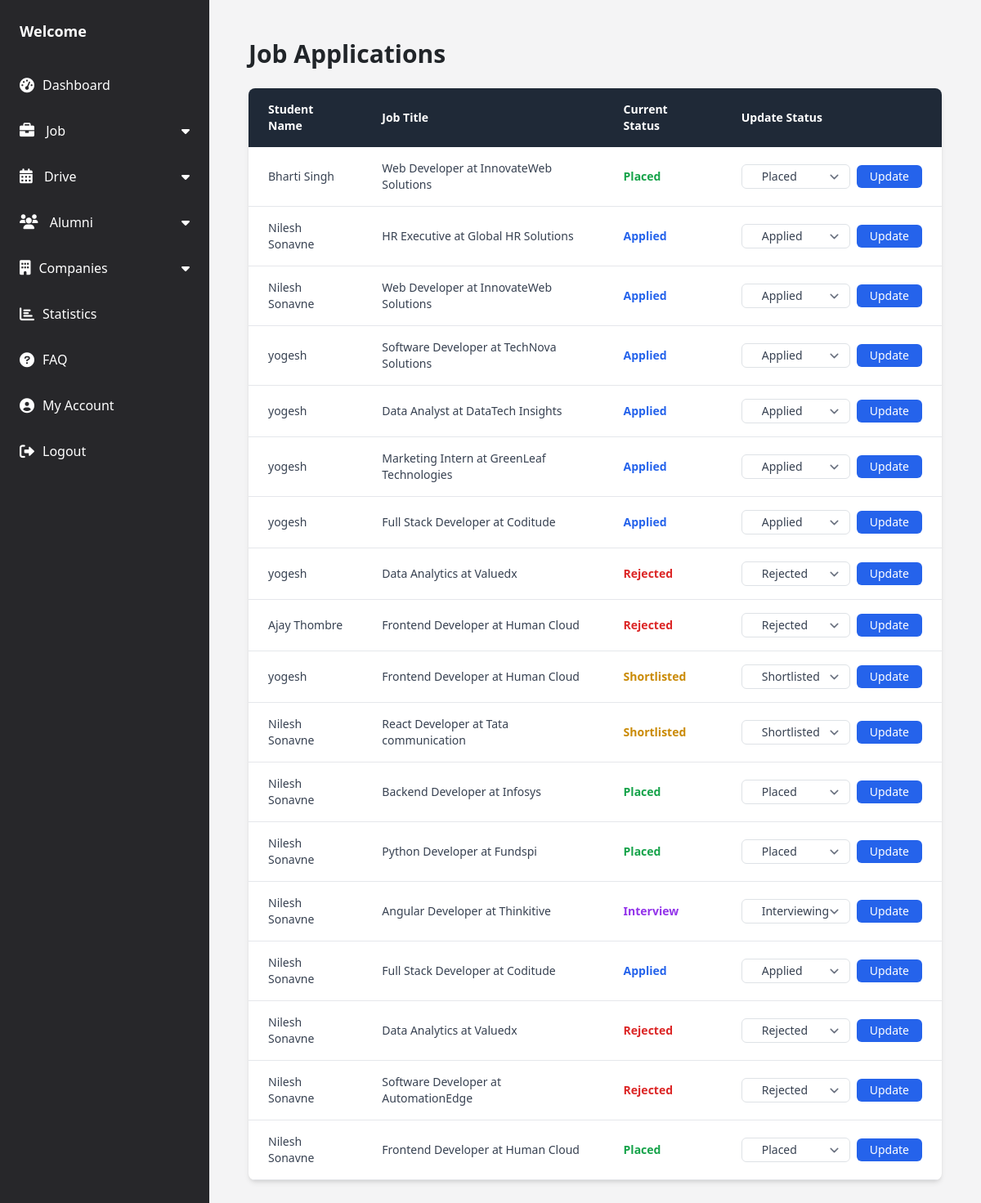
The page /tpo/applications/ (signed in) on the database as committed earlier.
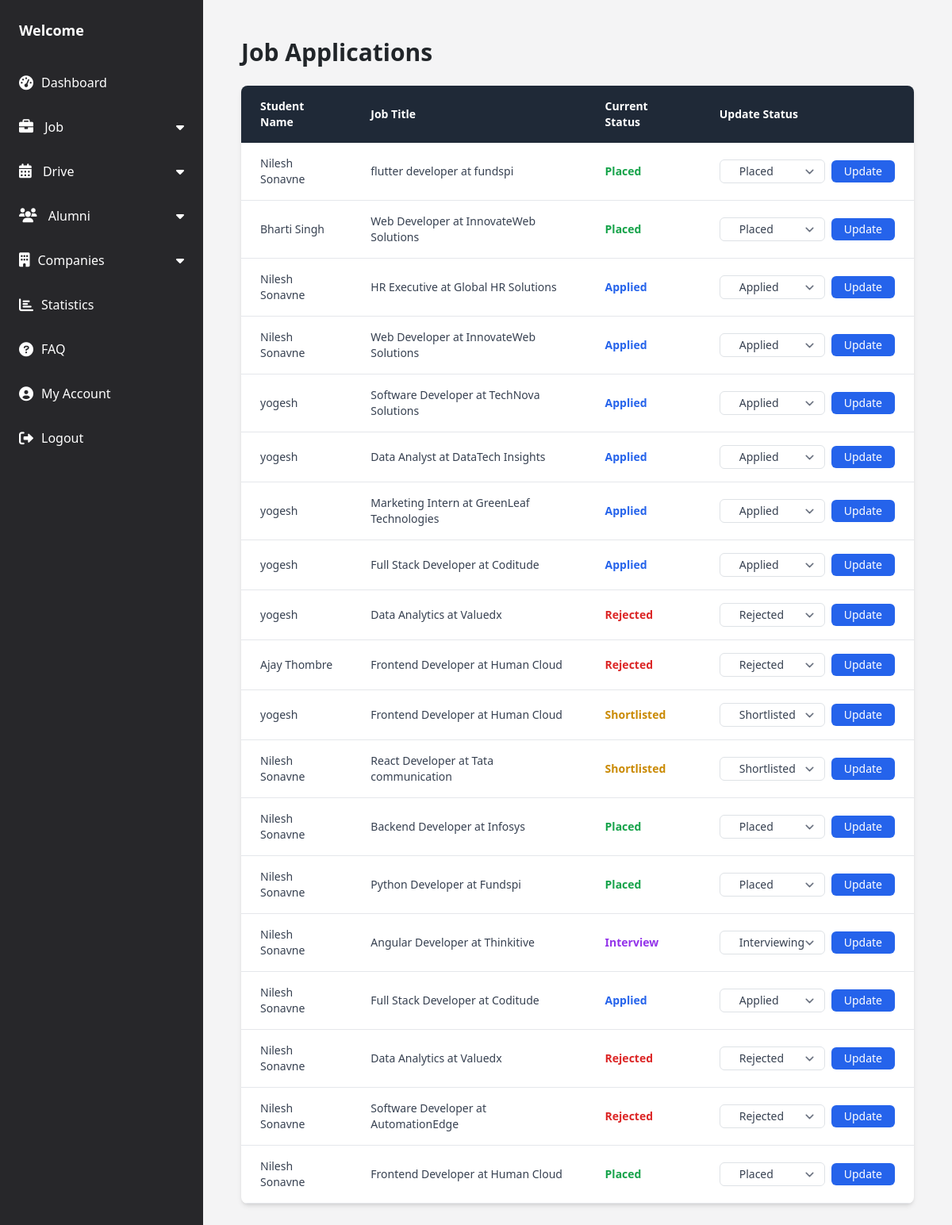
The same page on the database as committed later.
### users/models.py (models this page shows, shortened)
class JobApplication(models.Model):
    student = models.ForeignKey(User, on_delete=models.CASCADE)  # Correct field name might be 'student', not 'user'
    job = models.ForeignKey(Job, on_delete=models.CASCADE)
    status = models.CharField(max_length=20, choices=APPLICATION_STATUS_CHOICES, default='applied')
    applied_at = models.DateTimeField(auto_now_add=True)
    class Meta:
        unique_together = ('job', 'student')  # Prevent duplicate applications

class User(models.Model):
    name = models.CharField(max_length=255)
    email = models.EmailField(unique=True)
    password = models.CharField(max_length=255)

### tpo/models.py (models this page shows)
class Job(models.Model):
    company = models.CharField(max_length=100)
    role = models.CharField(max_length=100)
    salary_package = models.DecimalField(max_digits=10, decimal_places=2)
    last_date_to_apply = models.DateField()
    eligibility = models.TextField()
    job_description = models.TextField()
    company_website = models.URLField(max_length=200, blank=True, null=True)  # Optional field for company website
    job_location = models.CharField(max_length=100, blank=True, null=True)  # Optional field for job location
    tpo = models.ForeignKey(Tpo, on_delete=models.CASCADE, related_name='jobs',default=True)  # Link to TPO who created the job
    is_active = models.BooleanField(default=True )  # Flag to indicate if the job is active or
    created_at = models.DateTimeField(default=timezone.now)
    def __str__(self):
        return f"{self.role} at {self.company}"

### tpo/views.py (the view)
# urls.py: path('applications/', views.tpo_applications_view, name='tpo_applications'),
def tpo_applications_view(request):
    if "tpo_id" not in request.session:
        messages.error(request, "You need to log in first.")
        return redirect("tpo_login")
    tpo = Tpo.objects.get(id=request.session["tpo_id"])
    applications = JobApplication.objects.select_related('student', 'job').all().order_by('-applied_at')
    status_choices = JobApplication._meta.get_field('status').choices
    return render(request, 'job_applications.html', {
        'applications': applications,
        'status_choices': status_choices,
    })

### tpo/templates/job_applications.html (shortened to what this page needs)
{% extends 'base1.html' %}
{% block content %}
<div class="w-full p-6">
    <div class="flex justify-between items-center mb-6">
        <h2 class="text-3xl font-bold">Job Applications</h2>
    </div>
    <div class="overflow-x-auto bg-white shadow-md rounded-lg">
        <table class="min-w-full text-sm text-left text-gray-700">
            <thead class="bg-gray-800 text-white">
                <tr>
                    <th class="px-6 py-3">Student Name</th>
                    <th class="px-6 py-3">Job Title</th>
                    <th class="px-6 py-3">Current Status</th>
                    <th class="px-6 py-3">Update Status</th>
                </tr>
            </thead>
            <tbody>
                {% for application in applications %}
                <tr class="border-b hover:bg-gray-100">
                    <td class="px-6 py-3">{{ application.student.name }}</td>
                    <td class="px-6 py-3">{{ application.job }}</td>
                    <td class="px-6 py-3 font-semibold">
                        {% if application.status == 'applied' %}
                            <span class="text-blue-600">Applied</span>
                        {% elif application.status == 'shortlisted' %}
                            <span class="text-yellow-600">Shortlisted</span>
                        {% elif application.status == 'interviewing' %}
                            <span class="text-purple-600">Interview</span>
                        {% elif application.status == 'placed' %}
                            <span class="text-green-600">Placed</span>
                        {% elif application.status == 'rejected' %}
                            <span class="text-red-600">Rejected</span>
                        {% endif %}
                    </td>
                    <td class="px-6 py-3">
                        <form action="{% url 'update_application_status' application.id %}" method="POST" class="flex items-center gap-2">
                            <select name="status" class="border rounded px-4 py-1 text-sm">
                                {% for choice in status_choices %}
                                    <option value="{{ choice.0 }}" {% if choice.0 == application.status %}selected{% endif %}>
                                        {{ choice.1 }}
                                    </option>
                                {% endfor %}
                            </select>
                            <button type="submit" class="bg-blue-600 hover:bg-blue-700 text-white px-3 py-1 rounded text-sm">Update</button>
                        </form>
                    </td>
                </tr>
                {% empty %}
                <tr>
                    <td colspan="4" class="text-center px-6 py-6 text-gray-500">No job applications found.</td>
                </tr>
                {% endfor %}
            </tbody>
        </table>
    </div>
</div>
{% endblock %}

Rows that differ between the two databases and show on the page:
added JobApplication: student.name "Nilesh Sonavne", job "flutter developer at fundspi", shows "Placed", status "Placed"
